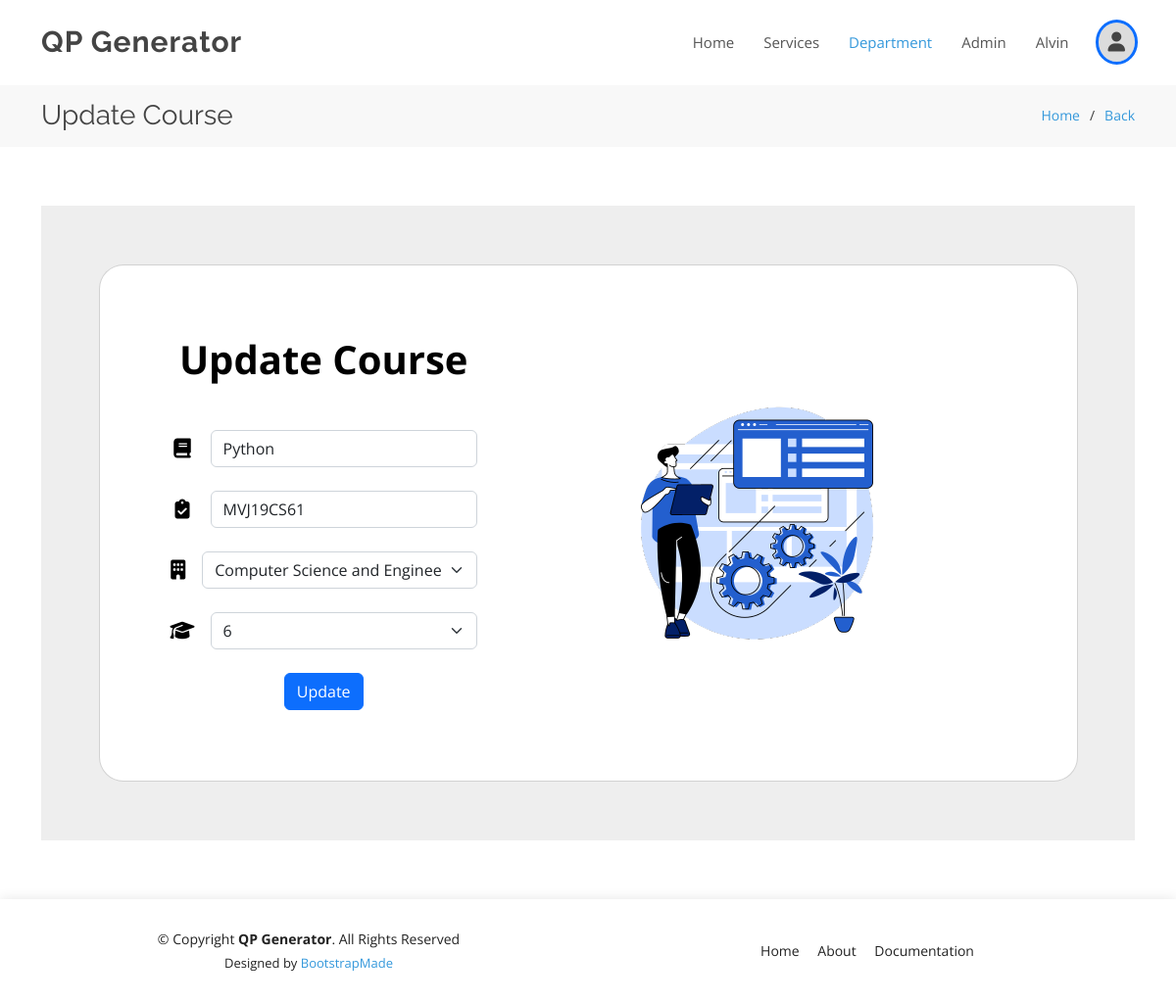
Screenshot of /userAdmin/dept/updateCourse/1/ (signed in) with the database file from the repository.
### home/models.py (models this page shows, shortened)
class Course(models.Model):
    SEM=(
        ('', 'Select Semester'),
        ("1", "1"),
        ("2", "2"),
        ("3", "3"),
        ("4", "4"),
        ("5", "5"),
        ("6", "6"),
        ("7", "7"),
        ("8", "8"),
    )
    cname=models.CharField(max_length=200)
    ccode=models.CharField(max_length=200)
    dept=models.ForeignKey(Group, on_delete=models.CASCADE)
    sem=models.CharField(max_length=20, choices=SEM)
    date = models.DateTimeField(auto_now=True)

### home/decorators.py (the view)
        def wrapper_func(request, *args, **kwargs):
            group=None
            if request.user.groups.exists():
                group=request.user.groups.all()[0].name
            if group in allowed_roles:
                return view_func(request, *args, **kwargs)
            else:
                return HttpResponse("Not authorized to view this page")

### home/forms.py
class CreateCourseForm(ModelForm):
    def __init__(self, *args, **kwargs):
        super().__init__(*args, **kwargs)
        self.fields['dept'].empty_label = 'Select Department'
    class Meta:
        model=Course
        fields='__all__'

### home/views.py (called while the page is built)
@login_required(login_url='login')
@allowed_users(allowed_roles=['Admin'])
def update_course(request, pk):
    course=Course.objects.get(id=pk)
    form=CreateCourseForm(instance=course)
    if request.method == 'POST':
        form=CreateCourseForm(request.POST, instance=course)
        if form.is_valid():
            form.save()
            messages.info(request, 'Course updated successfully')
            return redirect('course_admin', course.dept.id)
    context={'form': form, 'pk':course.dept.id}
    return render(request, 'update_course.html', context)

### templates/update_course.html (shortened to what this page needs)
{% extends 'base.html' %}
{% load static %}
{% block user_nav %}active{% endblock user_nav %}
{% block page_name %}Update Course{% endblock page_name %}
{% block page_name1 %}<a href="{% url 'course_admin' pk %}">Back</a>{% endblock page_name1 %}
{% block body %}
  <section class="vh" style="background-color: #eee;">
      <div class="container h-100">
        <div class="row d-flex justify-content-center align-items-center h-100">
          <div class="col-lg-12 col-xl-11">
            <div class="card text-black" style="border-radius: 25px;">
              <div class="card-body p-md-5">
                <div class="row justify-content-center">
                  <div class="col-md-10 col-lg-6 col-xl-5 order-2 order-lg-1">
                    <p class="text-center h1 fw-bold mb-5 mx-1 mx-md-4 mt-4">Update Course</p>
                    <form method="POST" action="" class="mx-1 mx-md-4">
                      <div class="d-flex flex-row align-items-center mb-4">
                        <i class="fas fa-book fa-lg me-3 fa-fw"></i>
                        <div class="form-outline flex-fill mb-0">
                          {{form.cname}}
                        </div>
                      </div>
                      <div class="d-flex flex-row align-items-center mb-4">
                        <i class="fas fa-clipboard-check fa-lg me-3 fa-fw"></i>
                        <div class="form-outline flex-fill mb-0">
                          {{form.ccode}}
                        </div>
                      </div>
                      <div class="d-flex flex-row align-items-center mb-4">
                        <i class="fas fa-building fa-lg me-3 fa-fw"></i>
                        <div class="form-outline flex-fill mb-0">
                          {{form.dept}}
                        </div>
                      </div>
                      <div class="d-flex flex-row align-items-center mb-4">
                        <i class="fas fa-graduation-cap fa-lg me-3 fa-fw"></i>
                        <div class="form-outline flex-fill mb-0">
                          {{form.sem}}
                        </div>
                      </div>
                      <div class="d-flex justify-content-center mx-4 mb-3 mb-lg-4">
                        <input type="submit" class="btn btn-primary btn-lg" name="update_course" value="Update">
                      </div>
                    </form>
                  </div>
                  <div class="col-md-10 col-lg-6 col-xl-7 d-flex align-items-center order-1 order-lg-2">
                    <img src="{% static 'assets/img/update-forms-bg.png' %}" class="img-fluid" alt="">
                  </div>
                </div>
              </div>
            </div>
          </div>
        </div>
      </div>
  </section>
{% endblock body %}

### templates/base.html (shortened to what this page needs)
<!DOCTYPE html>
<html lang="en">
{% load static %}
  <head>
    <link href="{% static 'assets/vendor/aos/aos.css' %}" rel="stylesheet">
    <link href="{% static 'assets/vendor/bootstrap/css/bootstrap.min.css' %}" rel="stylesheet">
    <link href="{% static 'assets/vendor/bootstrap-icons/bootstrap-icons.css' %}" rel="stylesheet">
    <link href="{% static 'assets/vendor/boxicons/css/boxicons.min.css' %}" rel="stylesheet">
    <link href="{% static 'assets/vendor/glightbox/css/glightbox.min.css' %}" rel="stylesheet">
    <link href="{% static 'assets/vendor/remixicon/remixicon.css' %}" rel="stylesheet">
    <link href="{% static 'assets/vendor/swiper/swiper-bundle.min.css' %}" rel="stylesheet">
    <link href="{% static 'assets/css/style.css' %}" rel="stylesheet">
  </head>
  <body>
    <header id="header" class="fixed-top d-flex align-items-center">
        <div class="container d-flex align-items-center justify-content-between">
        <div class="logo">
            <h1>QP Generator</h1>
        </div>
        <nav id="navbar" class="navbar">
            <ul>
            <li><a class="nav-link scrollto" href="{% url 'home' %}">Home</a></li>
            <li><a class="nav-link scrollto" href="{% url 'home' %}#services">Services</a></li>
            <li><a class="nav-link scrollto {% block user_nav %}{% endblock user_nav %}" href="
                {% for group in request.user.groups.all %}
                    {% if group.name == "Admin" %}
                        {% url 'dept' %}
                    {% else %}
                        {% url 'course' group.id %}
                    {% endif %}
                {% endfor %}
            ">Department</a></li>
            {% for group in request.user.groups.all %}
                {% if group.name == "Admin" %}
                    <li><a class="nav-link scrollto {% block admin_nav %}{% endblock admin_nav %}" href="{% url 'adminPage' %}">Admin</a></li>
                {% endif %}
            {% endfor %}
            <li><a class="disabled" href="">{{ request.user }}</a></li>
            <li class="dropdown"><i class="fas fa-user" id="profile"></i>
            </li>
            </ul>
        </nav>
        </div>
    </header>
    <main id="main">
        <section class="breadcrumbs">
        <div class="container">
            <div class="d-flex justify-content-between align-items-center">
            <h2>{% block page_name %}Inner Page{% endblock page_name %}</h2>
            <ol>
                <li><a href="{% url 'home' %}">Home</a></li>
                <li>{% block page_name1 %}Inner Page{% endblock page_name1 %}</li>
            </ol>
            </div>
        </div>
        </section>
        <section class="inner-page">
        <div class="container">
            {% block body %}{% endblock body %}
        </div>
        </section>
    </main>
    <footer id="footer">
        <div class="container">
        <div class="row d-flex align-items-center">
            <div class="col-lg-6 text-lg-left text-center">
            <div class="copyright">
                &copy; Copyright <strong>QP Generator</strong>. All Rights Reserved
            </div>
            <div class="credits">
                Designed by <a href="https://bootstrapmade.com/">BootstrapMade</a>
            </div>
            </div>
            <div class="col-lg-6">
            <nav class="footer-links text-lg-right text-center pt-2 pt-lg-0">
                <a href="{% url 'home' %}" class="scrollto">Home</a>
                <a href="{% url 'home' %}#about" class="scrollto">About</a>
                <a href="https://ijrpr.com/uploads/V4ISSUE5/IJRPR12724.pdf" target="_blank">Documentation</a>
            </nav>
            </div>
        </div>
        </div>
    </footer>
  </body>
</html>

### static/assets/css/style.css (style rules this page uses)
body { font-family: "Open Sans", sans-serif; color: #444444; }
a { color: #3498db; text-decoration: none; }
h1, h2, h3, h4, h5, h6 { font-family: "Raleway", sans-serif; }
#header { z-index: 997; transition: all 0.5s; padding: 22px 0; background: #fff; }
#header .logo h1 { font-size: 30px; margin: 0; padding: 0; line-height: 1; font-weight: 700; letter-spacing: 1px; }
.navbar { padding: 0; }
.navbar ul { margin: 0; padding: 0; display: flex; list-style: none; align-items: center; }
.navbar li { position: relative; }
.navbar a, .navbar a:focus { display: flex; align-items: center; justify-content: space-between; padding: 10px 0 10px 30px; font-size: 15px; font-weight: 400; color: #555555; white-space: nowrap; transition: 0.3s; }
.navbar a:hover, .navbar .active, .navbar .active:focus, .navbar li:hover>a { color: #3498db; }
section { padding: 60px 0; overflow: hidden; }
.breadcrumbs { padding: 15px 0; background: #f8f8f8; min-height: 40px; margin-top: 86px; }
.breadcrumbs h2 { font-size: 28px; font-weight: 400; margin: 0; }
.breadcrumbs ol { display: flex; flex-wrap: wrap; list-style: none; padding: 0; margin: 0; font-size: 14px; }
.breadcrumbs ol li+li { padding-left: 10px; }
.breadcrumbs ol li+li::before { display: inline-block; padding-right: 10px; color: #3c3c3c; content: "/"; }
#footer { background: #fff; box-shadow: 0px 0px 12px 0px rgba(0, 0, 0, 0.1); padding: 30px 0; color: #222222; font-size: 14px; }
#footer .credits { font-size: 13px; padding-top: 5px; color: #222222; }
#footer .footer-links a { color: #222222; padding-left: 15px; }
#footer .footer-links a:first-child { padding-left: 0; }

### templates/base.html (style rules this page uses)
#profile { background: #DCDCDC; outline: 3px solid #0d6efd; padding: 10px; border-radius: 50%; font-size: 20px; }
.dropdown { position: relative; display: inline-block; margin-left: 30px; cursor: pointer; }
a.disabled { pointer-events: none; cursor: default; }

### rows the page displays
Course: cname "Python", ccode "MVJ19CS61", dept "Computer Science and Engineering (CSE)", sem "6"

### other values shown
{{ request.user }} "Alvin"
